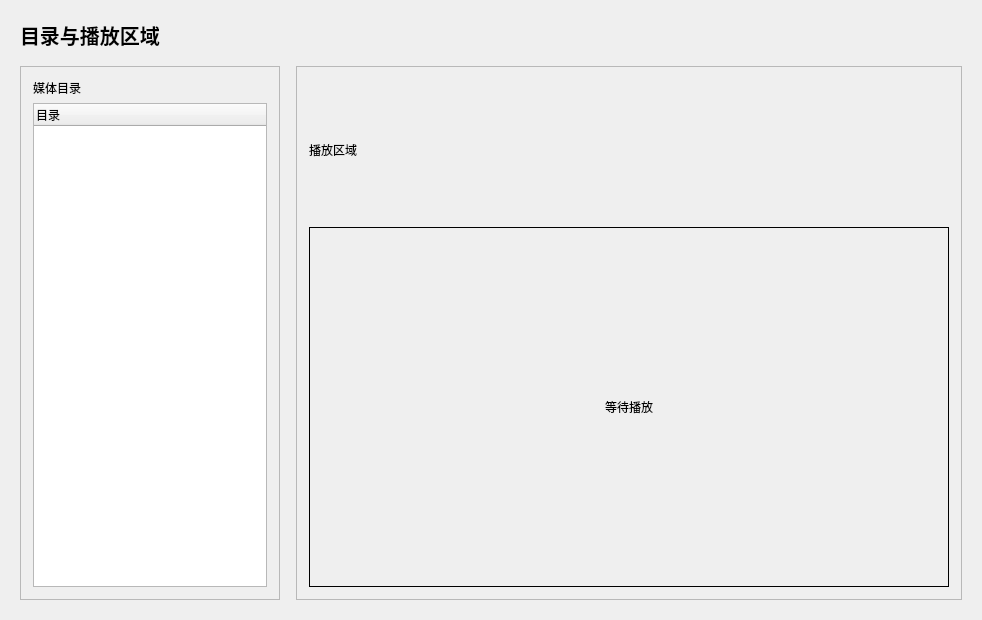
<?xml version="1.0" encoding="UTF-8"?>
<ui version="4.0">
 <class>CatalogPage</class>
 <widget class="QWidget" name="CatalogPage">
  <property name="geometry">
   <rect>
    <x>0</x>
    <y>0</y>
        <width>980</width>
        <height>620</height>
   </rect>
  </property>
  <property name="windowTitle">
     <string>目录页</string>
  </property>
    <layout class="QVBoxLayout" name="verticalLayout">
     <property name="leftMargin">
        <number>20</number>
     </property>
     <property name="topMargin">
        <number>20</number>
     </property>
     <property name="rightMargin">
        <number>20</number>
     </property>
     <property name="bottomMargin">
        <number>20</number>
     </property>
     <property name="spacing">
        <number>16</number>
     </property>
     <item>
        <layout class="QHBoxLayout" name="headerLayout">
         <item>
            <widget class="QLabel" name="pageTitleLabel">
             <property name="font">
                <font>
                 <pointsize>15</pointsize>
                 <bold>true</bold>
                </font>
             </property>
             <property name="text">
                <string>目录与播放区域</string>
             </property>
            </widget>
         </item>
         <item>
            <spacer name="headerSpacer">
             <property name="orientation">
                <enum>Qt::Horizontal</enum>
             </property>
             <property name="sizeHint" stdset="0">
                <size>
                 <width>40</width>
                 <height>20</height>
                </size>
             </property>
            </spacer>
         </item>
        </layout>
     </item>
     <item>
        <layout class="QHBoxLayout" name="contentLayout">
         <property name="spacing">
            <number>16</number>
         </property>
         <item>
            <widget class="QFrame" name="treePanel">
             <property name="minimumSize">
                <size>
                 <width>260</width>
                 <height>0</height>
                </size>
             </property>
             <property name="frameShape">
                <enum>QFrame::Shape::StyledPanel</enum>
             </property>
             <property name="frameShadow">
                <enum>QFrame::Shadow::Raised</enum>
             </property>
             <layout class="QVBoxLayout" name="treePanelLayout">
                <property name="leftMargin">
                 <number>12</number>
                </property>
                <property name="topMargin">
                 <number>12</number>
                </property>
                <property name="rightMargin">
                 <number>12</number>
                </property>
                <property name="bottomMargin">
                 <number>12</number>
                </property>
                <item>
                 <widget class="QLabel" name="treeTitleLabel">
                    <property name="text">
                     <string>媒体目录</string>
                    </property>
                 </widget>
                </item>
                <item>
                 <widget class="QTreeWidget" name="treeWidget">
                    <property name="alternatingRowColors">
                     <bool>true</bool>
                    </property>
                    <column>
                     <property name="text">
                        <string>目录</string>
                     </property>
                    </column>
                 </widget>
                </item>
             </layout>
            </widget>
         </item>
         <item>
            <widget class="QFrame" name="videoPanel">
             <property name="frameShape">
                <enum>QFrame::Shape::StyledPanel</enum>
             </property>
             <property name="frameShadow">
                <enum>QFrame::Shadow::Raised</enum>
             </property>
             <layout class="QVBoxLayout" name="videoPanelLayout">
                <property name="leftMargin">
                 <number>12</number>
                </property>
                <property name="topMargin">
                 <number>12</number>
                </property>
                <property name="rightMargin">
                 <number>12</number>
                </property>
                <property name="bottomMargin">
                 <number>12</number>
                </property>
                <item>
                 <widget class="QLabel" name="videoTitleLabel">
                    <property name="text">
                     <string>播放区域</string>
                    </property>
                 </widget>
                </item>
                <item>
                 <widget class="QLabel" name="videoLabel">
                    <property name="minimumSize">
                     <size>
                        <width>640</width>
                        <height>360</height>
                     </size>
                    </property>
                    <property name="frameShape">
                     <enum>QFrame::Shape::Box</enum>
                    </property>
                    <property name="text">
                     <string>等待播放</string>
                    </property>
                    <property name="alignment">
                     <set>Qt::AlignCenter</set>
                    </property>
                    <property name="wordWrap">
                     <bool>true</bool>
                    </property>
                 </widget>
                </item>
             </layout>
            </widget>
         </item>
        </layout>
     </item>
    </layout>
 </widget>
 <resources/>
 <connections/>
</ui>
